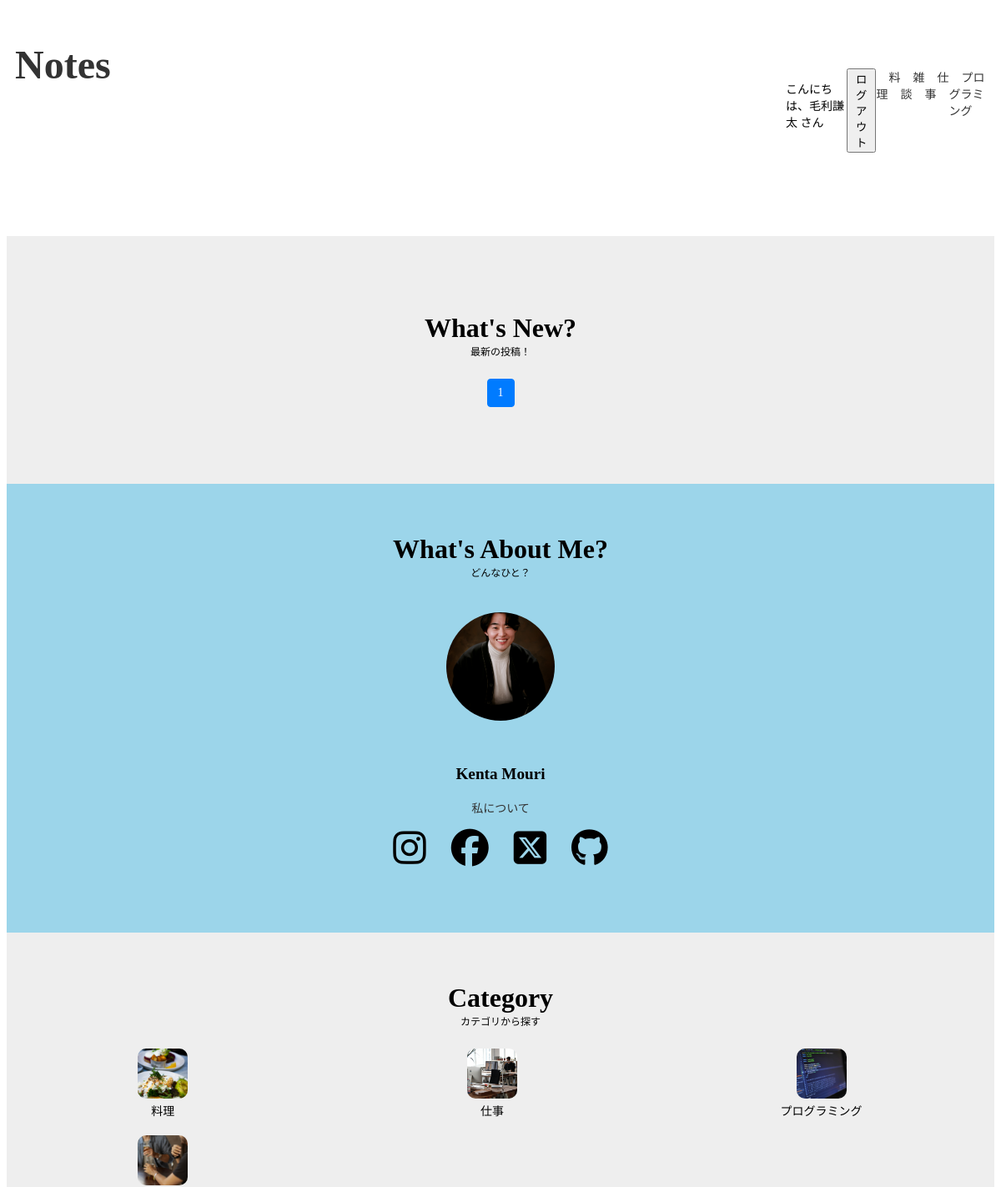
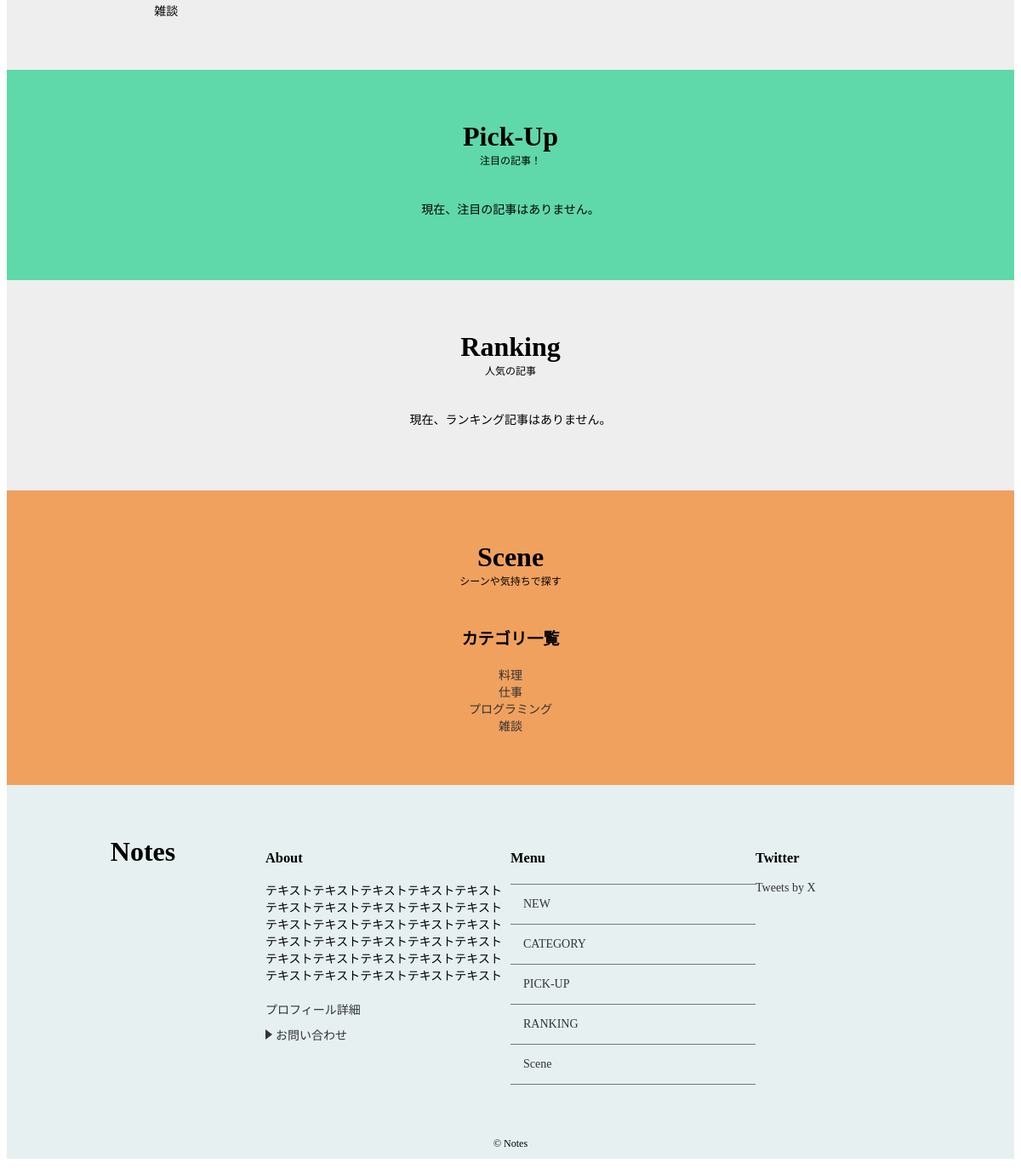
/category/1/ (signed in), run on the app's committed database (2 pictures, top to bottom).
### notes/models.py (models this page shows)
class Category(models.Model):
    name = models.CharField('カテゴリ',max_length=30)
    image = models.ImageField(upload_to='category_images/', blank=True,null=True)
    created_at = models.DateField('作成日',default=timezone.now)
    def __str__(self):
        return self.name

### notes/views.py (the view)
# urls.py: path('category/<int:pk>/',views.CategoryView.as_view(),name='category'),
class CategoryView(generic.ListView):
    model = Post
    paginate_by = 10
    template_name = 'notes/post_listhtml'
    context_object_name = 'post_list'
    def get_queryset(self):
        category = get_object_or_404(Category,pk=self.kwargs['pk'])
        queryset = Post.objects.order_by('-created_at').filter(category=category)
        return queryset

### notes/context_processors.py (called while the page is built)
def common(repuest):
    context = {
        'category_list':Category.objects.all(),
    }
    return context

### notes/templatetags/mytag.py (called while the page is built)
@register.simple_tag
def url_replace(request,field,value):
    url_dict =request.GET.copy()
    url_dict[field] = value
    return url_dict.urlencode()

### notes/templates/notes/post_list.html (shortened to what this page needs)
{% extends 'notes/base.html' %}
{% load static %}
{% block content %}
<div id="container">
  <div id="main-container">
    <main id="main" class="wrapper">
      <div class="container-top">
        What's New?
      </div>
      <div class="container-subtop">
        最新の投稿！
      </div>
      <div class="page-menu">
      {% include 'notes/page.html' %}
      </div>
    </main>
  </div>
    <aside id="sidebar">
      <div id="author-container">
        <section class="author wrapper">
          <div class="author-top">
            What's About Me?
          </div>
          <div class="author-subtop">
            どんなひと？
          </div>
          <img src="{% static 'notes/images/my_prof.jpg' %}" alt="">
          <h3 class="section-title">Kenta Mouri</h3>
          <div class="read-me">
            <a href="{% url 'notes:about' %}">私について</a>
          </div>
          <nav>
            <ul class="social-icons">
              <li><a href="https://www.instagram.com/your_username" target="_blank"><i class="fa-brands fa-instagram"></i></a></li>
              <li><a href="https://www.facebook.com/your_username" target="_blank"><i class="fa-brands fa-facebook"></i></a></li>
              <li><a href="https://twitter.com/your_username" target="_blank"><i class="fa-brands fa-square-x-twitter"></i></a></li>
              <li><a href="https://github.com/your_username" target="_blank"><i class="fa-brands fa-github"></i></a></li>
            </ul>
          </nav>
        </section>
      </div>
      <div id="category-container">
        <section class="category wrapper">
          <div class="category-top">
            Category
          </div>
          <div class="category-subtop">
            カテゴリから探す
          </div>
          <div class="category-list-container">
            {% for category in category_list %}
            <div class="category-list">
              <a class="" href="{% url 'notes:category' category.pk %}">
                {% if category.image %}
                <img class="category-image" src="{{ category.image.url }}" alt="{{ category.name }}">
                {% else %}
                <p>画像がありません。</p>
                {% endif%}
              </a>
              <p>{{ category.name }}</p>
            </div>
            {% endfor %}
          </div>
        </section>
      </div>
      <div id="pick-up-container">
        <section class="pick-up wrapper">
          <div class="pick-up-top">
            Pick-Up
          </div>
          <div class="pick-up-subtop">
            注目の記事！
          </div>
          <div class="pick-up-list-container">
            {% if pickups %}
              {% for pickup in pickups %}
              <div class="pick-up-list">
                <a class="" href="{% url 'notes:detail' pickup.pk %}">
                  {% if pickup.image %}
                  <img class="pick-up-image" src="{{ pickup.image.url }}" alt="{{ pickup.name }}">
                  {% else %}
                  <p>画像がありません。</p>
                  {% endif %}
                  </a>
                <p>#{{ pickup.id}}  {{ pickup.title }}</p>
                <p>観覧数: {{ pickup.views }}</p>
              </div>
              {% endfor %}
            {% else %}
              <p>現在、注目の記事はありません。</p>
            {% endif %}
          </div>
        </section>
      </div>
      <div id="ranking-container">
        <section class="ranking wrapper">
          <div class="ranking-top">
            Ranking
          </div>
          <div class="ranking-subtop">
            人気の記事
          </div>
          <div class="ranking-list-container">
            {% if ranked_posts %}
              {% for ranked_post in ranked_posts %}
              <div class="ranking-list">
                <a class="" href="{% url 'notes:detail' ranked_post.pk %}">
                  {% if ranked_post.image %}
                  <img class="ranking-image" src="{{ ranked_post.image.url }}" alt="{{ ranked_post.title }}">
                  {% else %}
                  <p>画像がありません。</p>
                  {% endif %}
                  </a>
                <p>#{{ ranked_post.id}}  {{ ranked_post.title }}</p>
                <p>いいね数 : {{ ranked_post.likes_count }}</p>
              </div>
              {% endfor %}
            {% else %}
              <p>現在、ランキング記事はありません。</p>
            {% endif %}
          </div>
        </section>
      </div>
      <div id="scene-container">
        <section class="scene wrapper">
          <div class="scene-top">
            Scene
          </div>
          <div class="scene-subtop">
            シーンや気持ちで探す
          </div>
          <div>
            <h3 class="section-title">カテゴリ一覧</h3>
            {% for category in category_list %}
            <div class="category-list"><a class="" href="{% url 'notes:category' category.pk %}">{{ category }}</a></div>
            {% endfor %}
          </div>
        </section>
      </div>
    </aside>
  </div>
{% endblock %}

### notes/templates/notes/base.html (shortened to what this page needs)
<!DOCTYPE html>
<html lang="ja">
<head>
    <link rel="stylesheet" href="https://cdnjs.cloudflare.com/ajax/libs/font-awesome/6.6.0/css/all.min.css">
     {% load static %}
    <link rel="stylesheet" href="{% static 'notes/css/index.css' %}">
    {% block extra_css %}
    <link rel="stylesheet" href="{% static 'notes/css/detail.css' %}">
    <link rel="stylesheet" href="{% static 'notes/css/contact_form.css' %}">
    <link rel="stylesheet" href="{% static 'notes/css/contact_confirm.css' %}">
    <link rel="stylesheet" href="{% static 'notes/css/contact_success.css' %}">
    <link rel="stylesheet" href="{% static 'notes/css/signup.css' %}">
    <link rel="stylesheet" href="{% static 'notes/css/login.css' %}">
    {% endblock %}
</head>
<body>
  <header id="header">
      <div class="site-title wrapper">
        <a href="{% url 'notes:index'%}">Notes</a>
      </div>
      <nav id="navi">
        <ul class="menu">
          {% if user.is_authenticated %}
          <li>
            <p>こんにちは、{{ user.username }} さん</p>
          </li>
          <li>
            <form action="{% url 'notes:logout' %}" method="post">
              <button type="submit">ログアウト</button>
            </form>
          </li>
          {% endif %}
          <li>
            <a href="#">料理</a>
          </li>
          <li>
            <a href="#">雑談</a>
          </li>
          <li>
            <a href="#">仕事</a>
          </li>
          <li>
            <a href="#">プログラミング</a>
          </li>
        </ul>
      </nav>
  </header>
  {% block content %}
  {% endblock %}
    <footer id="footer">
      <div class="content wrapper">
        <div class="content-top">
          Notes
        </div>
        <section class="item">
          <h3 class="footer-title">About</h3>
          <p>
            テキストテキストテキストテキストテキストテキストテキストテキストテキストテキスト
            テキストテキストテキストテキストテキストテキストテキストテキストテキストテキスト
            テキストテキストテキストテキストテキストテキストテキストテキストテキストテキスト
          </p>
          <ul class="about-list">
            <li><a href="#" class="{% url 'notes:about' %}">プロフィール詳細</a></li>
            <li><a href="{% url 'notes:contact_form' %}" class="arrow">お問い合わせ</a></li>
          </ul>
        </section>
        <section class="item">
          <h3 class="footer-title">Menu</h3>
          <ul class="menu-list">
            <li><a href="#main-container">NEW</a></li>
            <li><a href="#category-container">CATEGORY</a></li>
            <li><a href="#pick-up-container">PICK-UP</a></li>
            <li><a href="#ranking-container">RANKING</a></li>
            <li><a href="#scene-container">Scene</a></li>
          </ul>
        </section>
        <section class="item">
          <h3 class="footer-title">Twitter</h3>
          <a class="twitter-timeline" data-height="315" href="https://twitter.com/X?ref_src=twsrc%5Etfw">Tweets by X</a>
        </section>
      </div>
      <p class="copyright">&copy Notes</p>
    </footer>
</body>
</html>

### data on the page
Category: image (picture), name "料理"
Category: image (picture), name "仕事"
Category: image (picture), name "プログラミング"
Category: image (picture), name "雑談"

### other printed values
{{ user.username }} "毛利謙太"
{{ link_page }} "1"
